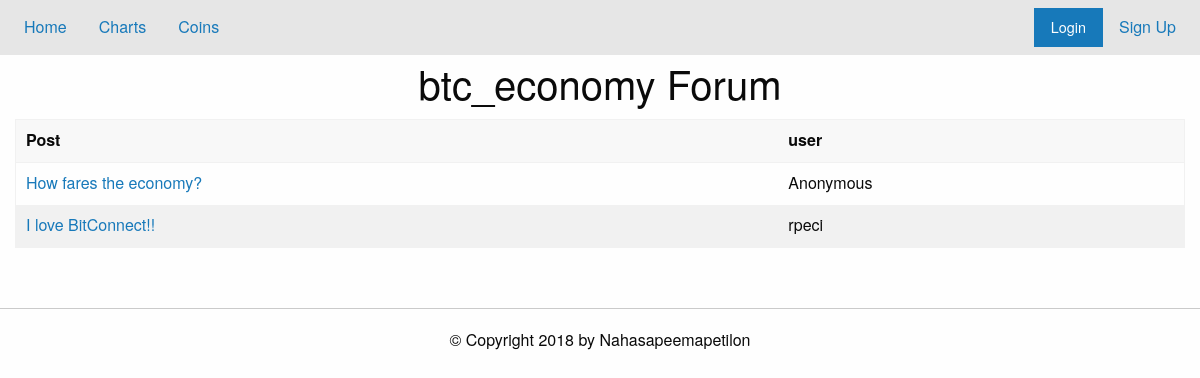
The page /forum?topics=btc_economy on the database its author committed.
### tables this page shows
CREATE TABLE threads (threadID INT PRIMARY KEY, topic TEXT, post TEXT, user TEXT);

### app.py (the view)
@app.route("/forum")
def load_forum():
    db = sqlite3.connect('./data/base.db')
    c = db.cursor()
    topic = request.args.get('topics')
    if topic not in goodTopics:
        flash('Oops, this topic is not yet avaialbe')
        return redirect('/')
    threads= dbEditor.viewTopic(c, topic)
    print (threads)
    db.close()
    return render_template('forum.html', notLoggedIn=noUser(),topic=topic, threads= threads)

### app.py (called while the page is built)
def noUser():
    return 'username' not in session.keys()

### util/dbEditor.py (called while the page is built)
def viewTopic(cursor,topi):
    l = list(cursor.execute("SELECT threadID,user,post FROM threads WHERE topic = ?;",(topi,)))
    return l

### templates/forum.html (shortened to what this page needs)
{% extends "home.html" %}
{% block content %}
<h2 class="text-center"> {{topic}} Forum </h2>
<div class="grid-container">
<table class="hover">
  <thead><tr>
      <th> Post </th><th> user </th>
  </tr></thead>
  <tbody>
    {% for thread in threads %}
    <tr>
      <td><a href="/thread?id={{thread[0]}}">{{ thread[2] }}</a></td>
      <td>{{thread[1]}}</td>
    </tr>
    {% endfor %}
  </tbody>
</table>
</div>
{% endblock %}

### rows shown on the page
threads: post "How fares the economy?", user "Anonymous"
threads: post "I love BitConnect!!", user "rpeci"

### other values the page prints
{{ topic }} "btc_economy"
